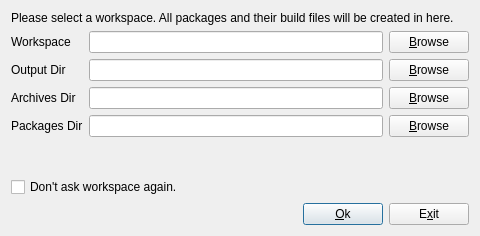
<?xml version="1.0" encoding="UTF-8"?>
<ui version="4.0">
 <class>WorkspaceDialog</class>
 <widget class="QDialog" name="WorkspaceDialog">
  <property name="geometry">
   <rect>
    <x>0</x>
    <y>0</y>
    <width>480</width>
    <height>236</height>
   </rect>
  </property>
  <property name="windowTitle">
   <string>Select PiSiDo Workspace</string>
  </property>
  <layout class="QGridLayout" name="gridLayout">
   <item row="2" column="2">
    <widget class="QPushButton" name="pb_browse_OD">
     <property name="text">
      <string>&amp;Browse</string>
     </property>
    </widget>
   </item>
   <item row="2" column="1">
    <widget class="QLineEdit" name="le_Output_Dir">
     <property name="toolTip">
      <string>Produced build files ad pisi packages will save under here</string>
     </property>
     <property name="readOnly">
      <bool>true</bool>
     </property>
    </widget>
   </item>
   <item row="4" column="0">
    <widget class="QLabel" name="lbl_output_dir_2">
     <property name="text">
      <string>Archives Dir</string>
     </property>
    </widget>
   </item>
   <item row="6" column="1">
    <widget class="QLineEdit" name="le_Packages_Dir">
     <property name="toolTip">
      <string>Produced build files ad pisi packages will save under here</string>
     </property>
     <property name="readOnly">
      <bool>true</bool>
     </property>
    </widget>
   </item>
   <item row="6" column="2">
    <widget class="QPushButton" name="pb_browse_PD">
     <property name="text">
      <string>&amp;Browse</string>
     </property>
    </widget>
   </item>
   <item row="1" column="1">
    <widget class="QLineEdit" name="le_workspace">
     <property name="toolTip">
      <string>Produced build files ad pisi packages will save under here</string>
     </property>
     <property name="readOnly">
      <bool>true</bool>
     </property>
    </widget>
   </item>
   <item row="2" column="0">
    <widget class="QLabel" name="lbl_output_dir">
     <property name="text">
      <string>Output Dir</string>
     </property>
    </widget>
   </item>
   <item row="8" column="1">
    <spacer name="verticalSpacer">
     <property name="orientation">
      <enum>Qt::Vertical</enum>
     </property>
     <property name="sizeHint" stdset="0">
      <size>
       <width>20</width>
       <height>33</height>
      </size>
     </property>
    </spacer>
   </item>
   <item row="1" column="2">
    <widget class="QPushButton" name="pb_browse">
     <property name="text">
      <string>&amp;Browse</string>
     </property>
    </widget>
   </item>
   <item row="4" column="2">
    <widget class="QPushButton" name="pb_browse_AD">
     <property name="text">
      <string>&amp;Browse</string>
     </property>
    </widget>
   </item>
   <item row="1" column="0">
    <widget class="QLabel" name="lbl_workspace">
     <property name="text">
      <string>Workspace</string>
     </property>
    </widget>
   </item>
   <item row="6" column="0">
    <widget class="QLabel" name="lbl_output_dir_3">
     <property name="text">
      <string>Packages Dir</string>
     </property>
    </widget>
   </item>
   <item row="4" column="1">
    <widget class="QLineEdit" name="le_Archives_Dir">
     <property name="toolTip">
      <string>Produced build files ad pisi packages will save under here</string>
     </property>
     <property name="readOnly">
      <bool>true</bool>
     </property>
    </widget>
   </item>
   <item row="9" column="0" colspan="3">
    <widget class="QCheckBox" name="check_not_ask">
     <property name="toolTip">
      <string>You can change workspace form menu</string>
     </property>
     <property name="text">
      <string>Don't ask workspace again.</string>
     </property>
    </widget>
   </item>
   <item row="11" column="0" colspan="3">
    <layout class="QHBoxLayout" name="horizontalLayout">
     <item>
      <spacer name="horizontalSpacer">
       <property name="orientation">
        <enum>Qt::Horizontal</enum>
       </property>
       <property name="sizeHint" stdset="0">
        <size>
         <width>251</width>
         <height>19</height>
        </size>
       </property>
      </spacer>
     </item>
     <item>
      <widget class="QPushButton" name="pb_ok">
       <property name="text">
        <string>&amp;Ok</string>
       </property>
       <property name="default">
        <bool>true</bool>
       </property>
      </widget>
     </item>
     <item>
      <widget class="QPushButton" name="pb_exit">
       <property name="toolTip">
        <string>Exit application</string>
       </property>
       <property name="text">
        <string>E&amp;xit</string>
       </property>
       <property name="autoDefault">
        <bool>false</bool>
       </property>
      </widget>
     </item>
    </layout>
   </item>
   <item row="0" column="0" colspan="3">
    <widget class="QLabel" name="label">
     <property name="text">
      <string>Please select a workspace. All packages and their build files will be created in here.</string>
     </property>
     <property name="wordWrap">
      <bool>true</bool>
     </property>
    </widget>
   </item>
  </layout>
 </widget>
 <tabstops>
  <tabstop>check_not_ask</tabstop>
  <tabstop>pb_ok</tabstop>
  <tabstop>pb_exit</tabstop>
 </tabstops>
 <resources/>
 <connections>
  <connection>
   <sender>pb_ok</sender>
   <signal>clicked()</signal>
   <receiver>WorkspaceDialog</receiver>
   <slot>accept()</slot>
   <hints>
    <hint type="sourcelabel">
     <x>326</x>
     <y>155</y>
    </hint>
    <hint type="destinationlabel">
     <x>242</x>
     <y>153</y>
    </hint>
   </hints>
  </connection>
  <connection>
   <sender>pb_exit</sender>
   <signal>clicked()</signal>
   <receiver>WorkspaceDialog</receiver>
   <slot>reject()</slot>
   <hints>
    <hint type="sourcelabel">
     <x>428</x>
     <y>156</y>
    </hint>
    <hint type="destinationlabel">
     <x>407</x>
     <y>100</y>
    </hint>
   </hints>
  </connection>
 </connections>
</ui>
